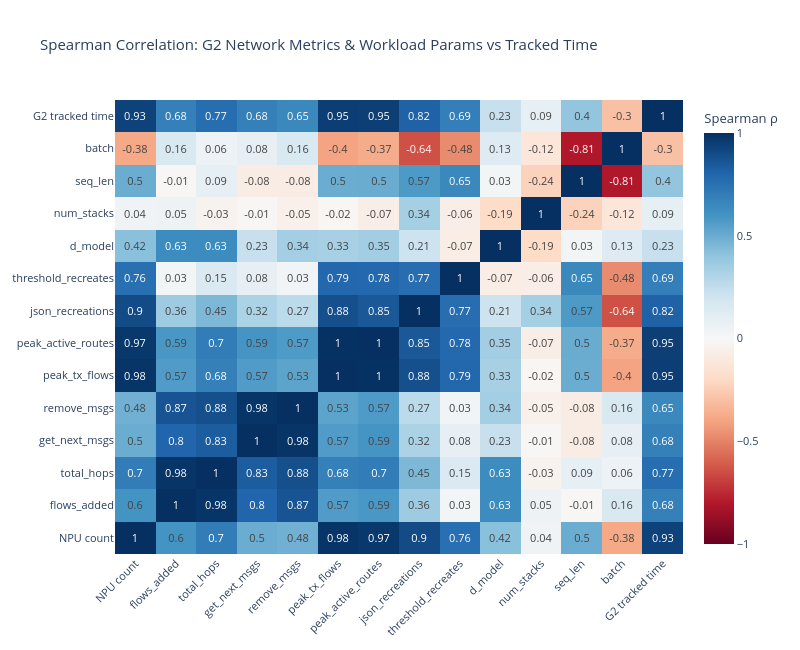

Notebook code for this chart:
### Markdown cell above
## 3. Correlation: What Drives G2 Tracked Time?

Spearman correlations between workload/network metrics and G2 **tracked** time (excluding AstraSim overhead).

### Code cell
# --- Spearman correlation: network metrics vs tracked_s (G2-only time) ---

corr_cols = [
    'npu_count', 'flows_added', 'total_hops', 'get_next_messages_calls',
    'remove_messages_calls', 'peak_transmitting_flows', 'peak_active_flow_routes',
    'json_recreations', 'threshold_recreates',
    'd_model', 'num_stacks', 'seq_len', 'batch',
    'tracked_s',
]
corr_labels = [
    'NPU count', 'flows_added', 'total_hops', 'get_next_msgs',
    'remove_msgs', 'peak_tx_flows', 'peak_active_routes',
    'json_recreations', 'threshold_recreates',
    'd_model', 'num_stacks', 'seq_len', 'batch',
    'G2 tracked time',
]

sdf = df.dropna(subset=corr_cols)
n = len(corr_cols)
corr_matrix = np.zeros((n, n))
for i in range(n):
    for j in range(n):
        r, _ = spearmanr(sdf[corr_cols[i]], sdf[corr_cols[j]])
        corr_matrix[i, j] = r

fig = go.Figure(go.Heatmap(
    z=corr_matrix, x=corr_labels, y=corr_labels,
    colorscale='RdBu', zmid=0, zmin=-1, zmax=1,
    text=np.round(corr_matrix, 2), texttemplate='%{text}',
    colorbar=dict(title='Spearman ρ'),
))
fig.update_layout(
    title='Spearman Correlation: G2 Network Metrics & Workload Params vs Tracked Time',
    template='plotly_white', font=dict(size=11),
    height=650, width=800,
    xaxis=dict(tickangle=-45),
)
fig.show()

### Figure 1 — Plotly figure (JSON) as saved in the notebook; plotly's stock layout.template omitted (floating-point values rounded to 4 significant figures; data arrays with more than 128 entries replaced by an {"elided": "..."} marker saying what was removed)
{"data": [{"colorbar": {"title": {"text": "Spearman ρ"}}, "colorscale": [[0, "rgb(103,0,31)"], [0.1, "rgb(178,24,43)"], [0.2, "rgb(214,96,77)"], [0.3, "rgb(244,165,130)"], [0.4, "rgb(253,219,199)"], [0.5, "rgb(247,247,247)"], [0.6, "rgb(209,229,240)"], [0.7, "rgb(146,197,222)"], [0.8, "rgb(67,147,195)"], [0.9, "rgb(33,102,172)"], [1, "rgb(5,48,97)"]], "text": {"elided": "14x14 float values"}, "texttemplate": "%{text}", "type": "heatmap", "x": ["NPU count", "flows_added", "total_hops", "get_next_msgs", "remove_msgs", "peak_tx_flows", "peak_active_routes", "json_recreations", "threshold_recreates", "d_model", "num_stacks", "seq_len", "batch", "G2 tracked time"], "y": ["NPU count", "flows_added", "total_hops", "get_next_msgs", "remove_msgs", "peak_tx_flows", "peak_active_routes", "json_recreations", "threshold_recreates", "d_model", "num_stacks", "seq_len", "batch", "G2 tracked time"], "z": {"elided": "14x14 float values"}, "zmax": 1, "zmid": 0, "zmin": -1}], "layout": {"font": {"size": 11}, "height": 650, "title": {"text": "Spearman Correlation: G2 Network Metrics & Workload Params vs Tracked Time"}, "width": 800, "xaxis": {"tickangle": -45}}}
